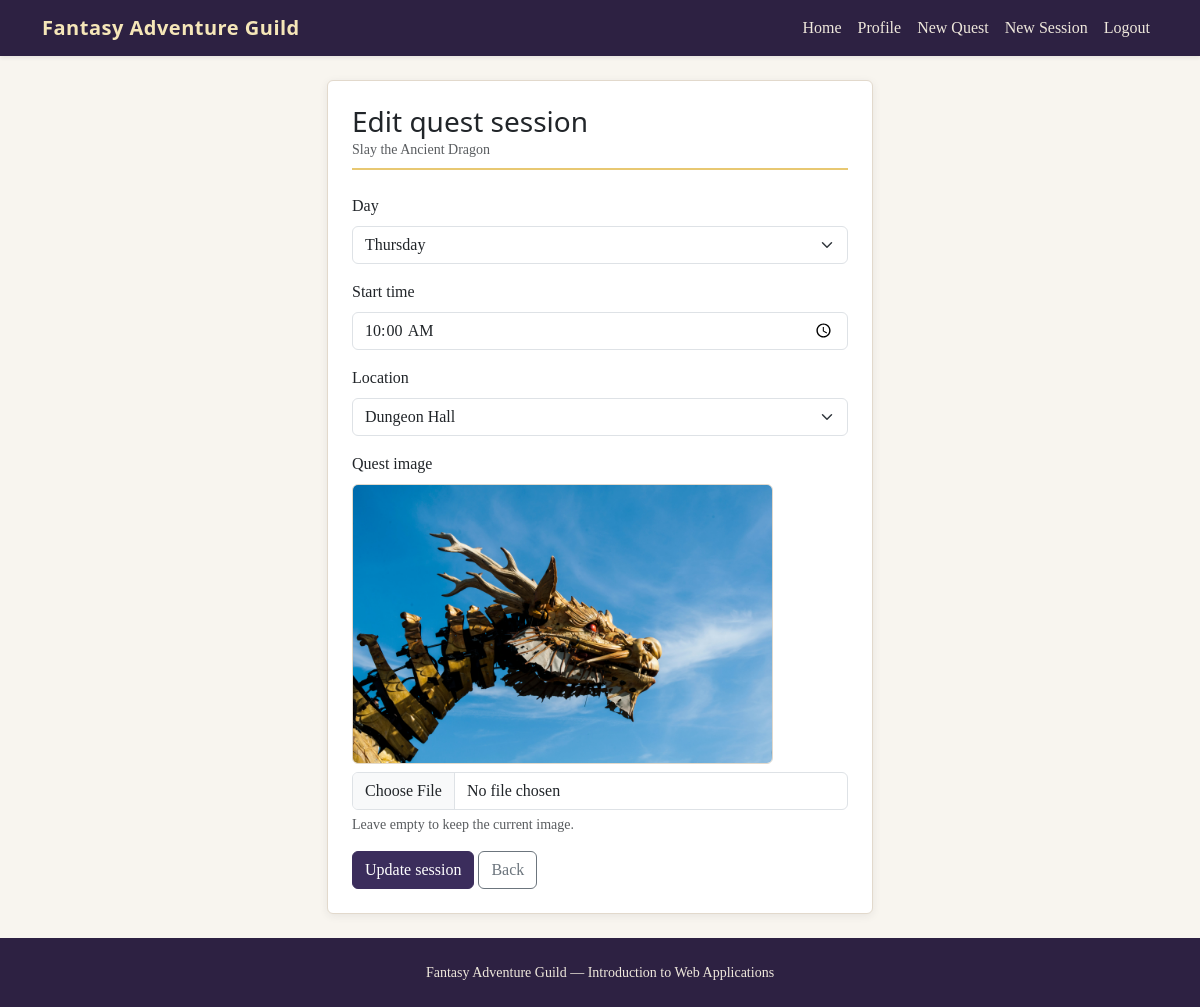
Screenshot of /gm/session/7/edit (signed in) with the database file from the repository.
### tables this page shows
CREATE TABLE quests (
    id INTEGER PRIMARY KEY AUTOINCREMENT,
    title TEXT NOT NULL UNIQUE,
    duration INTEGER NOT NULL,
    quest_type TEXT NOT NULL CHECK(quest_type IN ('combat', 'exploration', 'puzzle', 'stealth', 'magic', 'survival')),
    difficulty TEXT NOT NULL CHECK(difficulty IN ('easy', 'medium', 'hard', 'legendary')),
    description TEXT NOT NULL,
    image_url TEXT NOT NULL
);

CREATE TABLE quest_sessions (
    id INTEGER PRIMARY KEY AUTOINCREMENT,
    quest_id INTEGER NOT NULL,
    day_of_week TEXT NOT NULL CHECK(day_of_week IN ('Monday', 'Tuesday', 'Wednesday', 'Thursday', 'Friday', 'Saturday', 'Sunday')),
    start_time TEXT NOT NULL,
    location TEXT NOT NULL CHECK(location IN ('Dungeon Hall', 'Enchanted Forest', 'Wizard Tower')),
    FOREIGN KEY (quest_id) REFERENCES quests(id)
);

### routes/profile_routes.py (the view, shortened to what this page needs)
@profile_bp.route("/gm/session/<int:session_id>/edit", methods=["GET", "POST"])
@login_required
def edit_session(session_id):
    if current_user.role != "Guild Master":
        flash("Only the Guild Master can edit sessions.", "danger")
        return redirect(url_for("home.index"))
    if session_has_participants(session_id):
        flash("Cannot edit: adventurers already joined.", "danger")
        return redirect(url_for("profile.index"))
    session = get_session_detail(session_id)
    if not session:
        flash("Session not found.", "danger")
        return redirect(url_for("profile.index"))
    return render_template("gm_edit_session.html", session=session)

### app.py (called while the page is built)
@login_manager.user_loader
def load_user(user_id):
    row = get_user_by_id(user_id)
    if row:
        return User(
            row["id"],
            row["username"],
            row["email"],
            row["first_name"],
            row["last_name"],
            row["role"],
        )
    return None

### dao/participation_dao.py (called while the page is built)
def session_has_participants(session_id):
    conn = get_db()
    row = conn.execute(
        "SELECT COUNT(*) AS total FROM participations WHERE session_id = ?",
        (session_id,),
    ).fetchone()
    close_db(conn)
    return row["total"] > 0

### dao/quest_dao.py (called while the page is built)
def get_session_detail(session_id):
    conn = get_db()
    row = conn.execute(
        """
        SELECT
            qs.id AS session_id,
            qs.day_of_week,
            qs.start_time,
            qs.location,
            q.id AS quest_id,
            q.title,
            q.duration,
            q.quest_type,
            q.difficulty,
            q.description,
            q.image_url
        FROM quest_sessions as qs
        JOIN quests as q ON q.id = qs.quest_id
        WHERE qs.id = ?
        """,
        (session_id,),
    ).fetchone()
    close_db(conn)
    return row

### dao/user_dao.py (called while the page is built)
def get_user_by_id(user_id):
    conn = get_db()
    row = conn.execute("SELECT * FROM users WHERE id = ?", (user_id,)).fetchone()
    close_db(conn)
    return row

### database/database.py (called while the page is built)
def get_db():
    conn = sqlite3.connect(DATABASE)
    conn.row_factory = sqlite3.Row
    conn.execute("PRAGMA foreign_keys = ON")
    return conn

### templates/gm_edit_session.html (shortened to what this page needs)
{% extends "base.html" %}
{% block content %}
<div class="row justify-content-center">
    <section class="col-md-8 col-lg-6">
        <div class="card guild-card p-4">
            <header class="auth-header pb-2 mb-4">
                <h1 class="h3 mb-0">Edit quest session</h1>
                <p class="text-muted small mb-0">{{ session.title }}</p>
            </header>
            <form method="post" action="{{ url_for('profile.edit_session', session_id=session.session_id) }}" enctype="multipart/form-data">
                <div class="mb-3">
                    <label for="day" class="form-label">Day</label>
                    <select class="form-select" id="day" name="day" required>
                        {% for day in ['Monday','Tuesday','Wednesday','Thursday','Friday','Saturday','Sunday'] %}
                            <option value="{{ day }}" {% if day == session.day_of_week %}selected{% endif %}>{{ day }}</option>
                        {% endfor %}
                    </select>
                </div>
                <div class="mb-3">
                    <label for="start_time" class="form-label">Start time</label>
                    <input class="form-control" type="time" id="start_time" name="start_time" value="{{ session.start_time }}" required>
                </div>
                <div class="mb-3">
                    <label for="location" class="form-label">Location</label>
                    <select class="form-select" id="location" name="location" required>
                        {% for place in ['Dungeon Hall','Enchanted Forest','Wizard Tower'] %}
                            <option value="{{ place }}" {% if place == session.location %}selected{% endif %}>{{ place }}</option>
                        {% endfor %}
                    </select>
                </div>
                <div class="mb-3">
                    <label class="form-label w-100">Quest image</label>
                    <img id="questImagePreview" class="img-fluid rounded quest-image mb-2" src="{{ session.image_url }}" alt="{{ session.title }}">
                    <input class="form-control" type="file" id="image" name="image" accept="image/png,image/jpeg,image/webp">
                    <p class="form-text">Leave empty to keep the current image.</p>
                </div>
                <button class="btn btn-primary" type="submit">Update session</button>
                <a class="btn btn-outline-secondary" href="{{ url_for('profile.index') }}">Back</a>
            </form>
        </div>
    </section>
</div>
{% endblock %}

### static/css/style.css (style rules this page uses)
body { background-color: #f8f5ef; color: #2a2438; font-family: Georgia, "Times New Roman", serif; min-height: 100vh; display: flex; flex-direction: column; }
h1, h2, h3, h4, h5, h6, .navbar-brand { font-family: "Segoe UI", Tahoma, sans-serif; }
.guild-card { border-color: #e2d9cc; box-shadow: 0 2px 8px rgba(42, 36, 56, 0.08); }
.auth-header { border-bottom: 2px solid #e8c872; }
.btn-primary { --bs-btn-bg: #3b2d5c; --bs-btn-border-color: #3b2d5c; --bs-btn-hover-bg: #2d2142; --bs-btn-hover-border-color: #2d2142; }
.quest-image { max-height: 280px; object-fit: cover; border: 1px solid #e2d9cc; }

### rows the page displays
quests: title "Slay the Ancient Dragon", image_url (picture)
quest_sessions: day "Thursday", start_time "10:00", location "Dungeon Hall"
